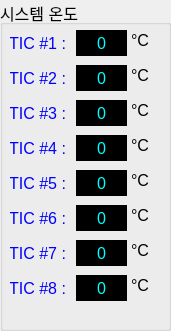
     <widget class="QGroupBox" name="groupBox_5">
      <property name="geometry">
       <rect>
        <x>1075</x>
        <y>5</y>
        <width>171</width>
        <height>331</height>
       </rect>
      </property>
      <property name="font">
       <font>
        <pointsize>12</pointsize>
       </font>
      </property>
      <property name="title">
       <string>시스템 온도</string>
      </property>
      <widget class="QLabel" name="label_temperature_1">
       <property name="geometry">
        <rect>
         <x>10</x>
         <y>30</y>
         <width>56</width>
         <height>26</height>
        </rect>
       </property>
       <property name="styleSheet">
        <string notr="true">color: rgb(0, 0, 255);</string>
       </property>
       <property name="text">
        <string>TIC #1 :</string>
       </property>
       <property name="alignment">
        <set>Qt::AlignRight|Qt::AlignTrailing|Qt::AlignVCenter</set>
       </property>
      </widget>
      <widget class="QLabel" name="label_temperature_2">
       <property name="geometry">
        <rect>
         <x>10</x>
         <y>65</y>
         <width>56</width>
         <height>26</height>
        </rect>
       </property>
       <property name="styleSheet">
        <string notr="true">color: rgb(0, 0, 255);</string>
       </property>
       <property name="text">
        <string>TIC #2 :</string>
       </property>
       <property name="alignment">
        <set>Qt::AlignRight|Qt::AlignTrailing|Qt::AlignVCenter</set>
       </property>
      </widget>
      <widget class="QLabel" name="label_temperature_3">
       <property name="geometry">
        <rect>
         <x>10</x>
         <y>100</y>
         <width>56</width>
         <height>26</height>
        </rect>
       </property>
       <property name="styleSheet">
        <string notr="true">color: rgb(0, 0, 255);</string>
       </property>
       <property name="text">
        <string>TIC #3 :</string>
       </property>
       <property name="alignment">
        <set>Qt::AlignRight|Qt::AlignTrailing|Qt::AlignVCenter</set>
       </property>
      </widget>
      <widget class="QLabel" name="label_temperature_4">
       <property name="geometry">
        <rect>
         <x>10</x>
         <y>135</y>
         <width>56</width>
         <height>26</height>
        </rect>
       </property>
       <property name="styleSheet">
        <string notr="true">color: rgb(0, 0, 255);</string>
       </property>
       <property name="text">
        <string>TIC #4 :</string>
       </property>
       <property name="alignment">
        <set>Qt::AlignRight|Qt::AlignTrailing|Qt::AlignVCenter</set>
       </property>
      </widget>
      <widget class="QLabel" name="label_temperature_5">
       <property name="geometry">
        <rect>
         <x>10</x>
         <y>170</y>
         <width>56</width>
         <height>26</height>
        </rect>
       </property>
       <property name="styleSheet">
        <string notr="true">color: rgb(0, 0, 255);</string>
       </property>
       <property name="text">
        <string>TIC #5 :</string>
       </property>
       <property name="alignment">
        <set>Qt::AlignRight|Qt::AlignTrailing|Qt::AlignVCenter</set>
       </property>
      </widget>
      <widget class="QLabel" name="label_temperature_6">
       <property name="geometry">
        <rect>
         <x>10</x>
         <y>205</y>
         <width>56</width>
         <height>26</height>
        </rect>
       </property>
       <property name="styleSheet">
        <string notr="true">color: rgb(0, 0, 255);</string>
       </property>
       <property name="text">
        <string>TIC #6 :</string>
       </property>
       <property name="alignment">
        <set>Qt::AlignRight|Qt::AlignTrailing|Qt::AlignVCenter</set>
       </property>
      </widget>
      <widget class="QLabel" name="label_temperature_7">
       <property name="geometry">
        <rect>
         <x>10</x>
         <y>240</y>
         <width>56</width>
         <height>26</height>
        </rect>
       </property>
       <property name="styleSheet">
        <string notr="true">color: rgb(0, 0, 255);</string>
       </property>
       <property name="text">
        <string>TIC #7 :</string>
       </property>
       <property name="alignment">
        <set>Qt::AlignRight|Qt::AlignTrailing|Qt::AlignVCenter</set>
       </property>
      </widget>
      <widget class="QLabel" name="label_temperature_8">
       <property name="geometry">
        <rect>
         <x>10</x>
         <y>275</y>
         <width>56</width>
         <height>26</height>
        </rect>
       </property>
       <property name="styleSheet">
        <string notr="true">color: rgb(0, 0, 255);</string>
       </property>
       <property name="text">
        <string>TIC #8 :</string>
       </property>
       <property name="alignment">
        <set>Qt::AlignRight|Qt::AlignTrailing|Qt::AlignVCenter</set>
       </property>
      </widget>
      <widget class="QLabel" name="label_temperature_value_1">
       <property name="geometry">
        <rect>
         <x>76</x>
         <y>30</y>
         <width>51</width>
         <height>26</height>
        </rect>
       </property>
       <property name="font">
        <font>
         <pointsize>12</pointsize>
        </font>
       </property>
       <property name="styleSheet">
        <string notr="true">background-color: rgb(0, 0, 0);
color: rgb(0, 255, 255);</string>
       </property>
       <property name="text">
        <string>0</string>
       </property>
       <property name="alignment">
        <set>Qt::AlignCenter</set>
       </property>
      </widget>
      <widget class="QLabel" name="label_temperature_value_2">
       <property name="geometry">
        <rect>
         <x>76</x>
         <y>65</y>
         <width>51</width>
         <height>26</height>
        </rect>
       </property>
       <property name="font">
        <font>
         <pointsize>12</pointsize>
        </font>
       </property>
       <property name="styleSheet">
        <string notr="true">background-color: rgb(0, 0, 0);
color: rgb(0, 255, 255);</string>
       </property>
       <property name="text">
        <string>0</string>
       </property>
       <property name="alignment">
        <set>Qt::AlignCenter</set>
       </property>
      </widget>
      <widget class="QLabel" name="label_temperature_value_3">
       <property name="geometry">
        <rect>
         <x>76</x>
         <y>100</y>
         <width>51</width>
         <height>26</height>
        </rect>
       </property>
       <property name="font">
        <font>
         <pointsize>12</pointsize>
        </font>
       </property>
       <property name="styleSheet">
        <string notr="true">background-color: rgb(0, 0, 0);
color: rgb(0, 255, 255);</string>
       </property>
       <property name="text">
        <string>0</string>
       </property>
       <property name="alignment">
        <set>Qt::AlignCenter</set>
       </property>
      </widget>
      <widget class="QLabel" name="label_temperature_value_4">
       <property name="geometry">
        <rect>
         <x>76</x>
         <y>135</y>
         <width>51</width>
         <height>26</height>
        </rect>
       </property>
       <property name="font">
        <font>
         <pointsize>12</pointsize>
        </font>
       </property>
       <property name="styleSheet">
        <string notr="true">background-color: rgb(0, 0, 0);
color: rgb(0, 255, 255);</string>
       </property>
       <property name="text">
        <string>0</string>
       </property>
       <property name="alignment">
        <set>Qt::AlignCenter</set>
       </property>
      </widget>
      <widget class="QLabel" name="label_temperature_value_5">
       <property name="geometry">
        <rect>
         <x>76</x>
         <y>170</y>
         <width>51</width>
         <height>26</height>
        </rect>
       </property>
       <property name="font">
        <font>
         <pointsize>12</pointsize>
        </font>
       </property>
       <property name="styleSheet">
        <string notr="true">background-color: rgb(0, 0, 0);
color: rgb(0, 255, 255);</string>
       </property>
       <property name="text">
        <string>0</string>
       </property>
       <property name="alignment">
        <set>Qt::AlignCenter</set>
       </property>
      </widget>
      <widget class="QLabel" name="label_temperature_value_6">
       <property name="geometry">
        <rect>
         <x>76</x>
         <y>205</y>
         <width>51</width>
         <height>26</height>
        </rect>
       </property>
       <property name="font">
        <font>
         <pointsize>12</pointsize>
        </font>
       </property>
       <property name="styleSheet">
        <string notr="true">background-color: rgb(0, 0, 0);
color: rgb(0, 255, 255);</string>
       </property>
       <property name="text">
        <string>0</string>
       </property>
       <property name="alignment">
        <set>Qt::AlignCenter</set>
       </property>
      </widget>
      <widget class="QLabel" name="label_temperature_value_7">
       <property name="geometry">
        <rect>
         <x>76</x>
         <y>240</y>
         <width>51</width>
         <height>26</height>
        </rect>
       </property>
       <property name="font">
        <font>
         <pointsize>12</pointsize>
        </font>
       </property>
       <property name="styleSheet">
        <string notr="true">background-color: rgb(0, 0, 0);
color: rgb(0, 255, 255);</string>
       </property>
       <property name="text">
        <string>0</string>
       </property>
       <property name="alignment">
        <set>Qt::AlignCenter</set>
       </property>
      </widget>
      <widget class="QLabel" name="label_temperature_value_8">
       <property name="geometry">
        <rect>
         <x>76</x>
         <y>275</y>
         <width>51</width>
         <height>26</height>
        </rect>
       </property>
       <property name="font">
        <font>
         <pointsize>12</pointsize>
        </font>
       </property>
       <property name="styleSheet">
        <string notr="true">background-color: rgb(0, 0, 0);
color: rgb(0, 255, 255);</string>
       </property>
       <property name="text">
        <string>0</string>
       </property>
       <property name="alignment">
        <set>Qt::AlignCenter</set>
       </property>
      </widget>
      <widget class="QLabel" name="label_17">
       <property name="geometry">
        <rect>
         <x>131</x>
         <y>30</y>
         <width>31</width>
         <height>21</height>
        </rect>
       </property>
       <property name="text">
        <string>°C</string>
       </property>
      </widget>
      <widget class="QLabel" name="label_18">
       <property name="geometry">
        <rect>
         <x>131</x>
         <y>65</y>
         <width>31</width>
         <height>21</height>
        </rect>
       </property>
       <property name="text">
        <string>°C</string>
       </property>
      </widget>
      <widget class="QLabel" name="label_19">
       <property name="geometry">
        <rect>
         <x>131</x>
         <y>100</y>
         <width>31</width>
         <height>21</height>
        </rect>
       </property>
       <property name="text">
        <string>°C</string>
       </property>
      </widget>
      <widget class="QLabel" name="label_20">
       <property name="geometry">
        <rect>
         <x>131</x>
         <y>135</y>
         <width>31</width>
         <height>21</height>
        </rect>
       </property>
       <property name="text">
        <string>°C</string>
       </property>
      </widget>
      <widget class="QLabel" name="label_21">
       <property name="geometry">
        <rect>
         <x>131</x>
         <y>170</y>
         <width>31</width>
         <height>21</height>
        </rect>
       </property>
       <property name="text">
        <string>°C</string>
       </property>
      </widget>
      <widget class="QLabel" name="label_22">
       <property name="geometry">
        <rect>
         <x>131</x>
         <y>205</y>
         <width>31</width>
         <height>21</height>
        </rect>
       </property>
       <property name="text">
        <string>°C</string>
       </property>
      </widget>
      <widget class="QLabel" name="label_23">
       <property name="geometry">
        <rect>
         <x>131</x>
         <y>240</y>
         <width>31</width>
         <height>21</height>
        </rect>
       </property>
       <property name="text">
        <string>°C</string>
       </property>
      </widget>
      <widget class="QLabel" name="label_24">
       <property name="geometry">
        <rect>
         <x>131</x>
         <y>275</y>
         <width>31</width>
         <height>21</height>
        </rect>
       </property>
       <property name="text">
        <string>°C</string>
       </property>
      </widget>
     </widget>
